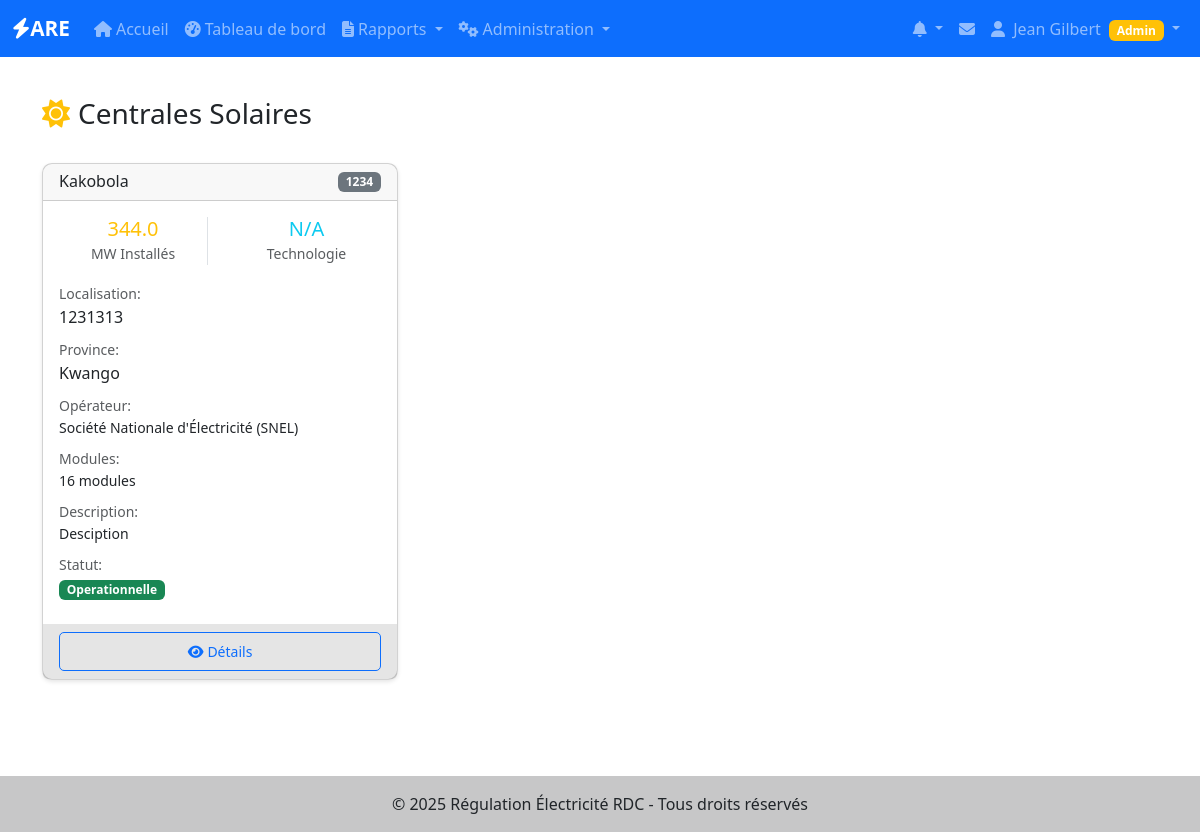
/production-solaire/centrales (signed in), run on the app's committed database.
### app/models/utilisateurs.py (models this page shows, shortened)
class User(UserMixin, BaseModel):
    __tablename__ = 'users'
    username = db.Column(db.String(80), unique=True, nullable=False, index=True)
    email = db.Column(db.String(120), unique=True, nullable=False, index=True)
    password_hash = db.Column(db.String(128), nullable=False)
    nom = db.Column(db.String(100))
    prenom = db.Column(db.String(100))
    role = db.Column(db.Enum('super_admin', 'admin_operateur', 'utilisateur_operateur'),
                    default='utilisateur_operateur', nullable=False)
    operateur_id = db.Column(db.Integer, db.ForeignKey('operateurs.id'), nullable=True)
    is_active = db.Column(db.Boolean, default=True, nullable=False)
    telephone = db.Column(db.String(20))
    derniere_connexion = db.Column(db.DateTime)
    operateur = db.relationship('Operateur', backref='users', lazy=True)
    def is_super_admin(self):
        return self.role == 'super_admin'
    def is_admin_operateur(self):
        return self.role == 'admin_operateur'
    def is_admin(self):
        return self.role in ['super_admin', 'admin_operateur']
    def has_permission(self, permission):
        permissions = {
            'super_admin': ['create_operateur', 'edit_operateur', 'delete_operateur',
                           'create_user', 'edit_user', 'delete_user', 'view_all_reports'],
            'admin_operateur': ['edit_own_operateur', 'create_user_operateur',
                               'edit_user_operateur', 'view_own_reports', 'create_reports'],
            'utilisateur_operateur': ['view_own_reports', 'create_reports', 'edit_own_reports']
        }
        return permission in permissions.get(self.role, [])

### app/models/production_solaire.py (models this page shows, shortened)
class CentraleSolaire(BaseModel):
    __tablename__ = 'centrales_solaire'
    operateur_id = Column(Integer, ForeignKey('operateurs.id'), nullable=False)
    nom = Column(String(200), nullable=False, index=True)
    code = Column(String(50), unique=True, nullable=False)
    localisation = Column(String(200))
    province = Column(String(100))
    puissance_installee = Column(Float)  # MWc (Mégawatt-crête)
    puissance_disponible = Column(Float)  # MW
    type_centrale = Column(String(50))  # fixe, tracker, flottante, agrovoltaïque
    technologie_modules = Column(String(50))  # silicium cristallin, couches minces, etc.
    latitude = Column(Float)
    longitude = Column(Float)
    altitude = Column(Float)  # mètres
    orientation_azimut = Column(Float)  # degrés (0=Nord, 180=Sud)
    inclinaison_modules = Column(Float)  # degrés
    nombre_modules = Column(Integer)
    puissance_unitaire_module = Column(Float)  # Wc
    marque_modules = Column(String(100))
    modele_modules = Column(String(100))
    technologie_cellules = Column(String(50))  # monocristallin, polycristallin
    nombre_onduleurs = Column(Integer)
    puissance_unitaire_onduleur = Column(Float)  # kW
    marque_onduleurs = Column(String(100))
    type_onduleur = Column(String(50))  # string, central, micro
    rendement_onduleur = Column(Float)  # %
    stockage_batterie = Column(Boolean, default=False)
    capacite_stockage = Column(Float)  # kWh
    type_batterie = Column(String(50))  # lithium-ion, plomb-acide, etc.
    nombre_batteries = Column(Integer)
    marque_batteries = Column(String(100))
    systeme_suivi = Column(Boolean, default=False)
    type_suivi = Column(String(50))  # monoaxial, biaxial
    precision_suivi = Column(Float)  # degrés
    niveau_tension = Column(Float)  # kV
    tension_evacuation = Column(String(50))  # kV
    nombre_transformateurs = Column(Integer)
    puissance_transformateurs = Column(Float)  # MVA
    irradiation_annuelle_estimee = Column(Float)  # kWh/m²/an
    temperature_fonctionnement_nominale = Column(Float)  # °C
    coefficient_temperature = Column(Float)  # %/°C
    facteur_degradation_annuelle = Column(Float)  # %/an
    systeme_monitoring = Column(Boolean, default=False)
    fournisseur_monitoring = Column(String(100))
    precision_mesure = Column(Float)  # %
    statut = Column(String(50), default='operationnelle')  # operationnelle, maintenance, arret
    mode_fonctionnement = Column(String(50))  # grid-tied, off-grid, hybride
    superficie_totale = Column(Float)  # hectares
    description = Column(Text)
    date_mise_service = Column(DateTime)
    date_derniere_revision = Column(DateTime)
    prochaine_maintenance = Column(DateTime)
    constructeur = Column(String(100))
    installateur = Column(String(100))
    annee_construction = Column(Integer)
    duree_vie_estimee = Column(Integer)  # années
    garantie_modules = Column(Integer)  # années
    garantie_onduleurs = Column(Integer)  # années
    observations = Column(Text)
    operateur = relationship("Operateur", back_populates="centrales_solaire")
    rapports = relationship("RapportSolaire", back_populates="centrale", cascade="all, delete-orphan")

### app/models/operateurs.py (models this page shows, shortened)
class Operateur(BaseModel):
    __tablename__ = 'operateurs'
    nom = db.Column(db.String(200), nullable=False, index=True)
    sigle = db.Column(db.String(50))
    type_operateur = db.Column(db.String(50))  # Production, Transport, Distribution
    adresse = db.Column(db.Text)
    ville = db.Column(db.String(100))
    province = db.Column(db.String(100))
    telephone = db.Column(db.String(20))
    email = db.Column(db.String(120))
    site_web = db.Column(db.String(200))
    numero_licence = db.Column(db.String(100), unique=True)
    date_licence = db.Column(db.Date)
    statut_licence = db.Column(db.String(20), default='active')  # active, suspendue, expirée
    capacite_installee = db.Column(db.Float)  # en MW
    zone_couverture = db.Column(db.Text)
    nombre_clients = db.Column(db.Integer)
    observations = db.Column(db.Text)
    centrales_hydro = db.relationship("CentraleHydro", back_populates="operateur", lazy=True)
    centrales_thermique = db.relationship("CentraleThermique", back_populates="operateur", lazy=True)
    centrales_solaire = db.relationship("CentraleSolaire", back_populates="operateur", lazy=True)
    lignes_transport = db.relationship("LigneTransport", back_populates="operateur", lazy=True)
    postes_transport = db.relationship("PosteTransport", back_populates="operateur", lazy=True)
    reseaux_distribution = db.relationship("ReseauDistribution", back_populates="operateur", lazy=True)

### app/production_solaire/routes.py (the view)
@production_solaire.route('/centrales')
@login_required
def liste_centrales():
    centrales = get_accessible_centrales_solaire()
    return render_template('production_solaire/liste_centrales.html',
                         centrales=centrales,
                         title='Centrales Solaires')

### app/production_solaire/routes.py (called while the page is built)
def get_accessible_centrales_solaire():
    if current_user.is_admin():
        return CentraleSolaire.query.filter_by(actif=True).all()
    elif current_user.operateur:
        return CentraleSolaire.query.filter_by(
            operateur_id=current_user.operateur.id,
            actif=True
        ).all()
    return []

### app/templates/production_solaire/liste_centrales.html (shortened to what this page needs)
{% extends "base.html" %}
{% block content %}
<div class="d-flex justify-content-between align-items-center mb-4">
    <h1 class="h3">
        <i class="fas fa-sun me-2 text-warning"></i>Centrales Solaires
    </h1>
</div>
{% if centrales %}
<div class="row">
    {% for centrale in centrales %}
    <div class="col-md-6 col-lg-4 mb-4">
        <div class="card h-100">
            <div class="card-header d-flex justify-content-between align-items-center">
                <h6 class="mb-0">{{ centrale.nom }}</h6>
                <span class="badge bg-secondary">{{ centrale.code }}</span>
            </div>
            <div class="card-body">
                <div class="row text-center mb-3">
                    <div class="col-6">
                        <div class="border-end">
                            <h5 class="text-warning mb-0">{{ centrale.puissance_installee or 'N/A' }}</h5>
                            <small class="text-muted">MW Installés</small>
                        </div>
                    </div>
                    <div class="col-6">
                        <h5 class="text-info mb-0">{{ centrale.type_technologie or 'N/A' }}</h5>
                        <small class="text-muted">Technologie</small>
                    </div>
                </div>
                <div class="mb-2">
                    <small class="text-muted">Localisation:</small>
                    <div>{{ centrale.localisation or 'Non spécifiée' }}</div>
                </div>
                <div class="mb-2">
                    <small class="text-muted">Province:</small>
                    <div>{{ centrale.province or 'Non spécifiée' }}</div>
                </div>
                {% if centrale.operateur %}
                <div class="mb-2">
                    <small class="text-muted">Opérateur:</small>
                    <div class="small">{{ centrale.operateur.nom }}</div>
                </div>
                {% endif %}
                {% if centrale.nombre_modules %}
                <div class="mb-2">
                    <small class="text-muted">Modules:</small>
                    <div class="small">{{ centrale.nombre_modules }} modules</div>
                </div>
                {% endif %}
                {% if centrale.description %}
                <div class="mb-2">
                    <small class="text-muted">Description:</small>
                    <div class="small">{{ centrale.description[:100] }}{% if centrale.description|length > 100 %}...{% endif %}</div>
                </div>
                {% endif %}
                <div class="mb-2">
                    <small class="text-muted">Statut:</small>
                    <div>
                        <span class="badge {% if centrale.statut == 'operationnelle' %}bg-success{% elif centrale.statut == 'maintenance' %}bg-warning{% else %}bg-danger{% endif %}">
                            {{ centrale.statut|title }}
                        </span>
                    </div>
                </div>
            </div>
            <div class="card-footer">
                <div class="d-flex gap-2">
                    <a href="{{ url_for('production_solaire.detail_centrale', id=centrale.id) }}"
                       class="btn btn-sm btn-outline-primary flex-fill">
                        <i class="fas fa-eye me-1"></i>Détails
                    </a>
                </div>
            </div>
        </div>
    </div>
    {% endfor %}
</div>
{% endif %}
{% endblock %}

### app/templates/base.html (shortened to what this page needs)
<!DOCTYPE html>
<html lang="fr">
<head>
    <link href="https://cdn.jsdelivr.net/npm/bootstrap@5.3.0/dist/css/bootstrap.min.css" rel="stylesheet">
    <link rel="stylesheet" href="https://cdnjs.cloudflare.com/ajax/libs/font-awesome/6.4.0/css/all.min.css">
    <link rel="stylesheet" href="{{ url_for('static', filename='css/style.css') }}">
</head>
<body>
    <nav class="navbar navbar-expand-lg navbar-dark bg-primary">
        <div class="container-fluid">
            <a class="navbar-brand" href="{{ url_for('main.index') }}">
                <i class="fas fa-bolt"></i>ARE
            </a>
            <div class="collapse navbar-collapse" id="navbarNav">
                <ul class="navbar-nav me-auto">
                    <li class="nav-item">
                        <a class="nav-link" href="{{ url_for('main.index') }}">
                            <i class="fas fa-home me-1"></i>Accueil
                        </a>
                    </li>
                    {% if current_user.is_authenticated %}
                    <li class="nav-item">
                        <a class="nav-link" href="{{ url_for('are_dashboard.index') }}">
                            <i class="fas fa-tachometer-alt me-1"></i>Tableau de bord
                        </a>
                    </li>
                    <li class="nav-item dropdown">
                        <a class="nav-link dropdown-toggle" href="#" id="rapportsDropdown" role="button" data-bs-toggle="dropdown">
                            <i class="fas fa-file-alt me-1"></i>Rapports
                        </a>
                    </li>
                    {% if current_user.is_super_admin() or current_user.is_admin_operateur() %}
                    <li class="nav-item dropdown">
                        <a class="nav-link dropdown-toggle" href="#" id="adminDropdown" role="button" data-bs-toggle="dropdown">
                            <i class="fas fa-cogs me-1"></i>Administration
                        </a>
                    </li>
                    {% endif %}
                    {% endif %}
                </ul>
                <ul class="navbar-nav">
                    {% if current_user.is_authenticated %}
                    {% from 'components/notifications.html' import dropdown_notifications %}
                    {{ dropdown_notifications() }}
                    <li class="nav-item dropdown">
                        <a class="nav-link position-relative" href="{{ url_for('notifications.messages') }}" title="Messagerie">
                            <i class="fas fa-envelope"></i>
                        </a>
                    </li>
                    <li class="nav-item dropdown">
                        <a class="nav-link dropdown-toggle" href="#" id="userDropdown" role="button" data-bs-toggle="dropdown">
                            <i class="fas fa-user me-1"></i>
                            {{ current_user.prenom or current_user.username }}
                            {% if current_user.is_super_admin() %}
                                <span class="badge bg-danger ms-1">Super Admin</span>
                            {% elif current_user.is_admin_operateur() %}
                                <span class="badge bg-warning ms-1">Admin</span>
                            {% endif %}
                        </a>
                    </li>
                    {% endif %}
                </ul>
            </div>
        </div>
    </nav>
    <main class="container my-4">
        {% block content %}{% endblock %}
    </main>
    <footer class="bg-light text-center text-lg-start mt-5">
        <div class="text-center p-3" style="background-color: rgba(0, 0, 0, 0.2);">
            © 2025 Régulation Électricité RDC - Tous droits réservés
        </div>
    </footer>
</body>
</html>

### app/static/css/style.css (style rules this page uses)
:root { --primary-color: #0d6efd; --secondary-color: #6c757d; --success-color: #198754; --danger-color: #dc3545; --warning-color: #ffc107; --info-color: #0dcaf0; }
body { min-height: 100vh; display: flex; flex-direction: column; }
main { flex: 1; }
.navbar-brand { font-weight: bold; font-size: 1.3rem; }
.card { border-radius: 10px; box-shadow: 0 2px 4px rgba(0,0,0,0.1); transition: transform 0.2s; }
.btn { border-radius: 5px; padding: 0.5rem 1.5rem; }
footer { margin-top: auto; }
.card-footer { background-color: rgba(0, 0, 0, 0.1); border-top: none; }

### data on the page
User: prenom "Jean Gilbert"
CentraleSolaire: nom "Kakobola", code "1234", puissance_installee "344.0", type_technologie "N/A", localisation "1231313", province "Kwango", operateur.nom "Société Nationale d'Électricité (SNEL)", nombre_modules "16", description "Desciption", statut "Operationnelle"
